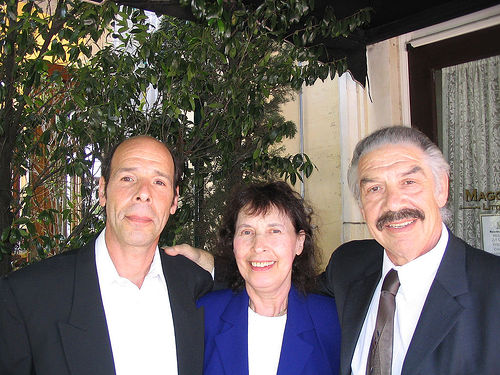
#> input picture labs/common/dlib/examples/faces/2008_001322.jpg, 500 x 375 px, given in place of truth.png, which was not available
$ python laplacian.py   (older library calls are emulated)
#> lines starting #> are read from the running program, lines starting #| are printed output that depends on the picture; pictures that were not available may be replaced by others from this repository, and a replacement may not be noted
# Copyright 2017 BIG VISION LLC ALL RIGHTS RESERVED
#
# This code is made available to the students of
# the online course titled "Computer Vision for Faces"
# by Satya Mallick for personal non-commercial use.
#
# Sharing this code is strictly prohibited without written
# permission from Big Vision LLC.
#
# For licensing and other inquiries, please email
# spmallick@bigvisionllc.com
#

import cv2,argparse
import numpy as np

img = cv2.imread("../data/images/truth.png", cv2.IMREAD_GRAYSCALE)
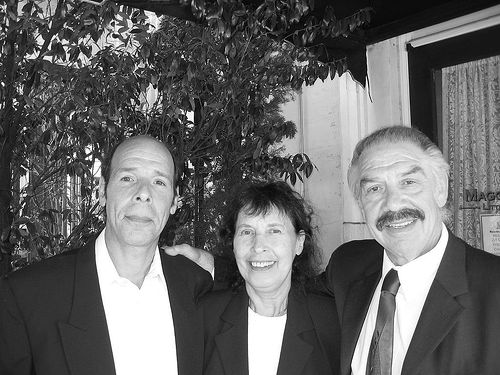
#> img: shape (375, 500); min 0, max 255, mean 103.7

# Check for invalid input
if img is None:
  print("Image not read")

kernelSize = 3

# Applying laplacian
laplacian = cv2.Laplacian(img, cv2.CV_32F, ksize = kernelSize, scale = 1, delta = 0)
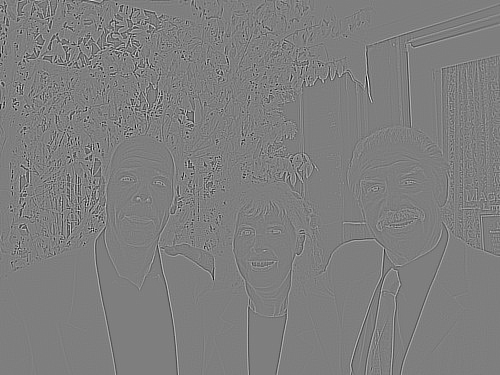
#> laplacian: shape (375, 500) float32; min -1672, max 1692, mean 0; drawn with min black and max white

# Create 3x3 LOG kernel with sigma 0.5
LOGKernel = np.array((
	[0.4038, 0.8021, 0.4038],
	[0.8021, -4.8233, 0.8021],
	[0.4038, 0.8021, 0.4038]), dtype="float")

# Filter image using LOG kernel
LOG = cv2.filter2D(img, cv2.CV_32F, LOGKernel)

# Normalize results
cv2.normalize(laplacian, dst = laplacian, alpha = 0, beta = 1, norm_type = cv2.NORM_MINMAX, dtype = cv2.CV_32F)
cv2.normalize(LOG, dst = LOG, alpha = 0, beta = 1, norm_type = cv2.NORM_MINMAX, dtype = cv2.CV_32F)

# Display the input and output images
combined = np.hstack([laplacian, LOG])
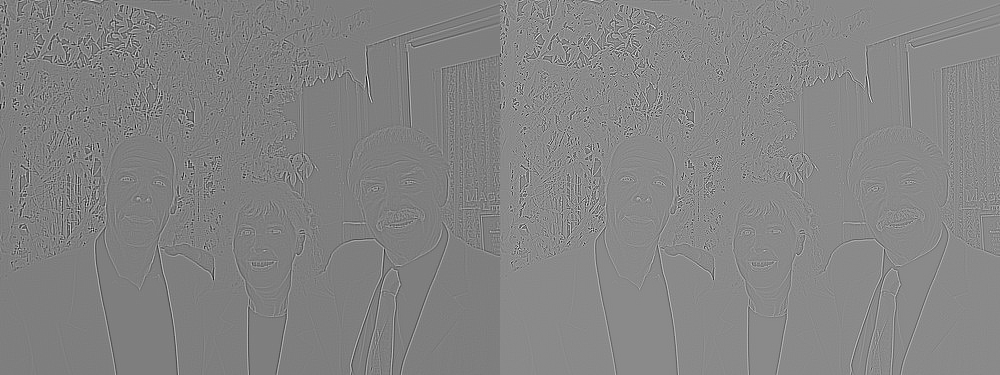
#> combined: shape (375, 1000) float32; min -1.27e-08, max 1, mean 0.519; drawn with min black and max white
cv2.namedWindow("Laplacian Filtered   --   LOG Filtered ", cv2.WINDOW_AUTOSIZE)
cv2.namedWindow("Original Image ", cv2.WINDOW_AUTOSIZE)
cv2.imshow("Laplacian Filtered   --   LOG Filtered ", combined)
cv2.imshow("Original Image ", img)

# Wait for the user to press any key
cv2.waitKey(0);
cv2.destroyAllWindows();

# Write results
cv2.imwrite("results/laplacian.jpg", 255 * laplacian)
cv2.imwrite("results/LoG.jpg", 255 * LOG)

$ run again, on labs/common/dlib/examples/faces/2008_002079.jpg
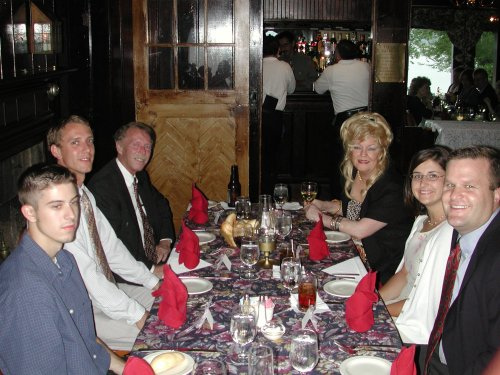
#> input picture labs/common/dlib/examples/faces/2008_002079.jpg, 500 x 375 px, given in place of truth.png, which was not available
#> `laplacian = cv2.Laplacian(img, cv2.CV_32F, ksize = kernelSize, scale =..`:
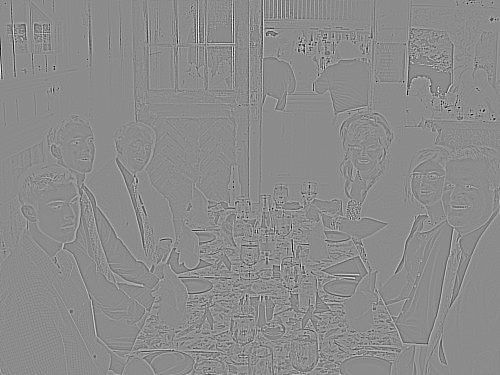
#> laplacian: shape (375, 500) float32; min -1420, max 1170, mean 0; drawn with min black and max white
#> `combined = np.hstack([laplacian, LOG])`:
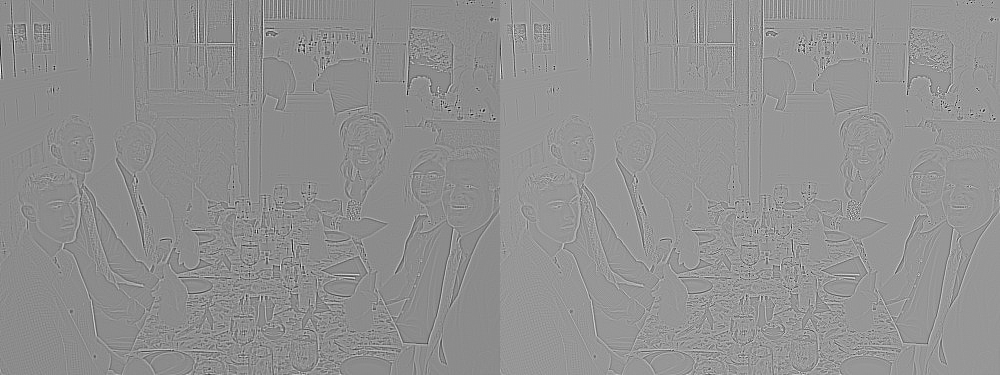
#> combined: shape (375, 1000) float32; min -1.9e-08, max 1, mean 0.57; drawn with min black and max white

$ run again, on labs/common/dlib/examples/faces/2008_002470.jpg
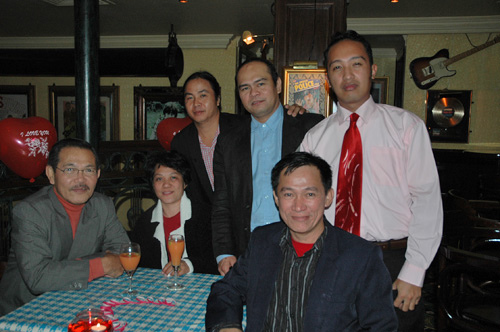
#> input picture labs/common/dlib/examples/faces/2008_002470.jpg, 500 x 332 px, given in place of truth.png, which was not available
#> `laplacian = cv2.Laplacian(img, cv2.CV_32F, ksize = kernelSize, scale =..`:
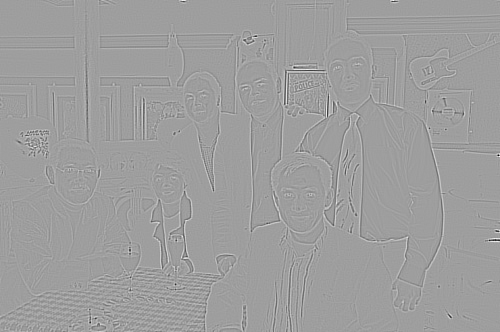
#> laplacian: shape (332, 500) float32; min -1482, max 904, mean 0; drawn with min black and max white
#> `combined = np.hstack([laplacian, LOG])`:
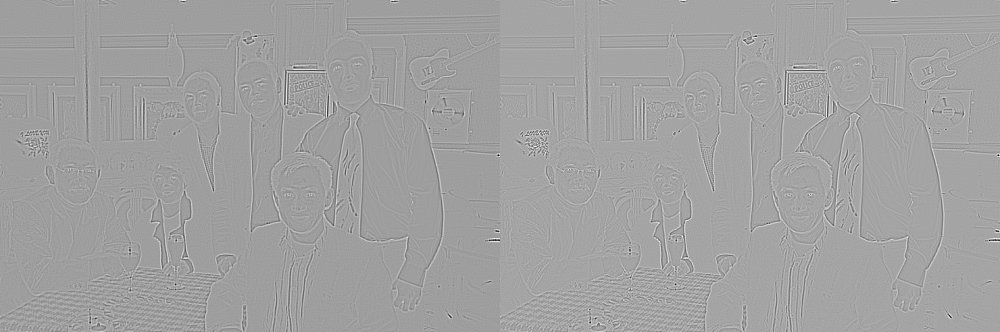
#> combined: shape (332, 1000) float32; min -2.73e-08, max 1, mean 0.634; drawn with min black and max white
